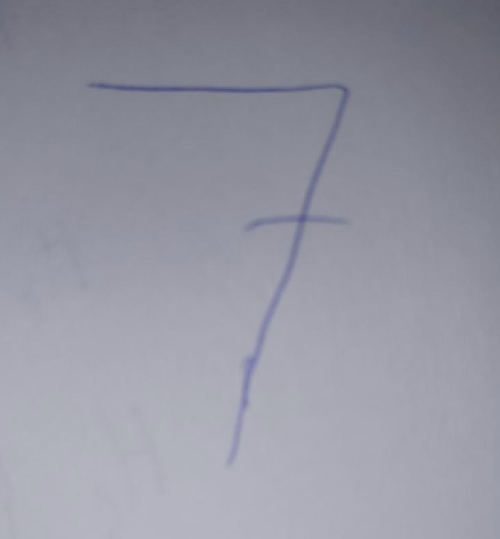
#> input picture fotos-digitos-enrique/7.png, 500 x 539 px
$ python cleaner.py fotos-digitos-enrique/7.png out.png
#> lines starting #> are read from the running program, lines starting #| are printed output that depends on the picture
import argparse
from PIL import Image, ImageOps, ImageEnhance, ImageFilter

def enhanced_preprocess_image(image_path, output_path, threshold=200, contrast_factor=2, edge_enhance_factor=1.5):
    # Cargar la imagen y convertir a escala de grises
#> called with image_path = 'fotos-digitos-enrique/7.png', output_path = 'out.png', threshold = 200, contrast_factor = 2, edge_enhance_factor = 1.5
    img = Image.open(image_path).convert('L')

    # Ajustar el contraste
    enhancer = ImageEnhance.Contrast(img)
    img = enhancer.enhance(contrast_factor)
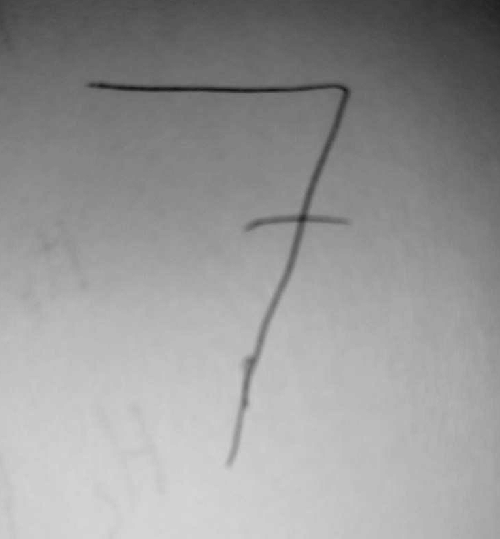
#> img: PIL image 500x539 L; min 20, max 212, mean 151.5

    # Aplicar umbral para claros y oscuros
    img = img.point(lambda p: 255 if p > threshold else p-20 if p-20 > 0 else 0)
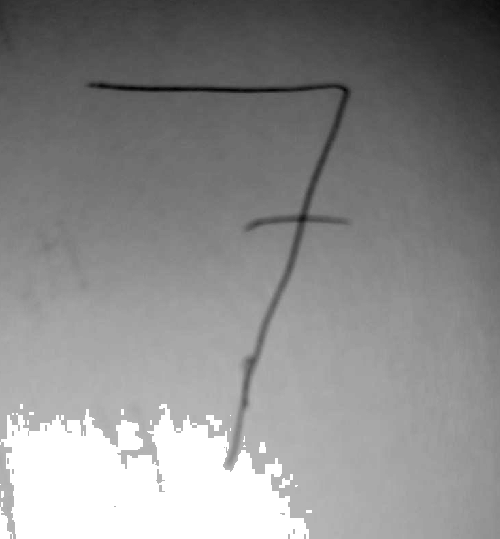
#> img: PIL image 500x539 L; min 0, max 255, mean 138.9

    # Aplicar filtro de realce de bordes
    img = img.filter(ImageFilter.EDGE_ENHANCE_MORE)

    # Invertir colores para coincidir con MNIST
    img = ImageOps.invert(img)
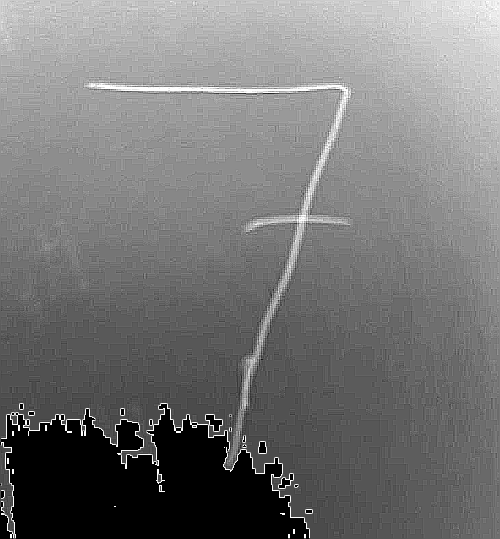
#> img: PIL image 500x539 L; min 0, max 255, mean 117.1

    # Opcional: Ajustar nuevamente el contraste y la nitidez después de la inversión
    img = ImageEnhance.Contrast(img).enhance(edge_enhance_factor)  # Ajustar al gusto
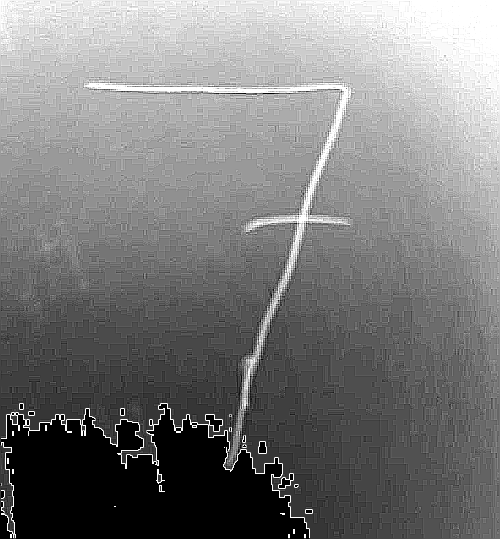
#> img: PIL image 500x539 L; min 0, max 255, mean 122.6

    # Guardar o retornar la imagen procesada
    img.save(output_path)

    return img


def main():
    # Crear el analizador de argumentos
    parser = argparse.ArgumentParser(description='Preprocess images for MNIST-like format.')

    # Añadir argumentos
    parser.add_argument('input_path', type=str, help='Input image file path')
    parser.add_argument('output_path', type=str, help='Output image file path')
    parser.add_argument('--threshold', type=int, default=200, help='Threshold for converting light colors to white and darkening others')

    # Parsear los argumentos
    args = parser.parse_args()

    # Llamar a la función de preprocesamiento con los argumentos
    enhanced_preprocess_image(args.input_path, args.output_path, args.threshold)

if __name__ == '__main__':
    main()

$ run again, on fotos-digitos-enrique/9.png
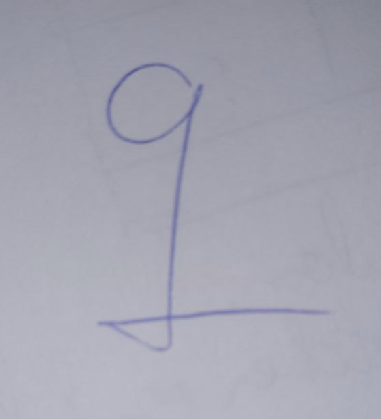
#> input picture fotos-digitos-enrique/9.png, 381 x 419 px
#> in enhanced_preprocess_image, `img = img.filter(ImageFilter.EDGE_ENHANCE_MORE)`:
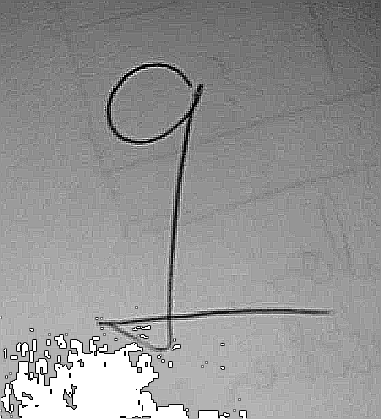
#> img: PIL image 381x419 L; min 0, max 255, mean 148.1
#> in enhanced_preprocess_image, `img = ImageEnhance.Contrast(img).enhance(edge_enhance_factor)`:
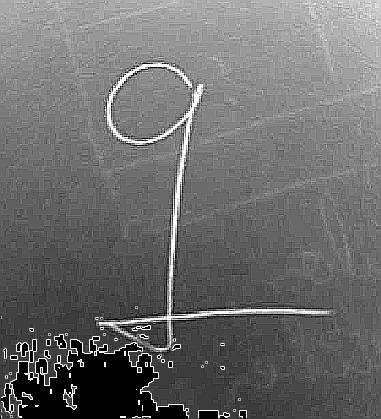
#> img: PIL image 381x419 L; min 0, max 255, mean 108.3
